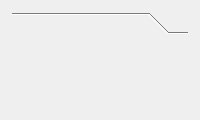
                                            <widget class="QWidget" name="dfa_tab">
                                                <attribute name="title">
                                                    <string>NFA</string>
                                                </attribute>
                                                <layout class="QGridLayout" name="gridLayout_5">
                                                    <item row="0" column="1">
                                                        <spacer name="verticalSpacer_4">
                                                            <property name="orientation">
                                                                <enum>Qt::Vertical</enum>
                                                            </property>
                                                            <property name="sizeType">
                                                                <enum>QSizePolicy::Fixed</enum>
                                                            </property>
                                                            <property name="sizeHint" stdset="0">
                                                                <size>
                                                                    <width>1</width>
                                                                    <height>1</height>
                                                                </size>
                                                            </property>
                                                        </spacer>
                                                    </item>
                                                    <item row="1" column="0">
                                                        <spacer name="horizontalSpacer_4">
                                                            <property name="orientation">
                                                                <enum>Qt::Horizontal</enum>
                                                            </property>
                                                            <property name="sizeType">
                                                                <enum>QSizePolicy::Fixed</enum>
                                                            </property>
                                                            <property name="sizeHint" stdset="0">
                                                                <size>
                                                                    <width>1</width>
                                                                    <height>1</height>
                                                                </size>
                                                            </property>
                                                        </spacer>
                                                    </item>
                                                    <item row="1" column="1" rowspan="2" colspan="2">
                                                        <layout class="QGridLayout" name="gridLayout_4">
                                                            <item row="0" column="0">
                                                                <widget class="QToolBox" name="nfa_box">
                                                                    <property name="toolTipDuration">
                                                                        <number>-2</number>
                                                                    </property>
                                                                    <property name="currentIndex">
                                                                        <number>0</number>
                                                                    </property>
                                                                    <widget class="QWidget" name="page_0">
                                                                        <property name="geometry">
                                                                            <rect>
                                                                                <x>0</x>
                                                                                <y>0</y>
                                                                                <width>300</width>
                                                                                <height>382</height>
                                                                            </rect>
                                                                        </property>
                                                                        <attribute name="label">
                                                                            <string/>
                                                                        </attribute>
                                                                        <widget class="QListWidget" name="nfa_table">
                                                                            <property name="geometry">
                                                                                <rect>
                                                                                    <x>20</x>
                                                                                    <y>110</y>
                                                                                    <width>256</width>
                                                                                    <height>192</height>
                                                                                </rect>
                                                                            </property>
                                                                        </widget>
                                                                    </widget>
                                                                </widget>
                                                            </item>
                                                        </layout>
                                                    </item>
                                                    <item row="2" column="3">
                                                        <spacer name="horizontalSpacer_5">
                                                            <property name="orientation">
                                                                <enum>Qt::Horizontal</enum>
                                                            </property>
                                                            <property name="sizeType">
                                                                <enum>QSizePolicy::Fixed</enum>
                                                            </property>
                                                            <property name="sizeHint" stdset="0">
                                                                <size>
                                                                    <width>1</width>
                                                                    <height>1</height>
                                                                </size>
                                                            </property>
                                                        </spacer>
                                                    </item>
                                                    <item row="3" column="2">
                                                        <spacer name="verticalSpacer_3">
                                                            <property name="orientation">
                                                                <enum>Qt::Vertical</enum>
                                                            </property>
                                                            <property name="sizeType">
                                                                <enum>QSizePolicy::Fixed</enum>
                                                            </property>
                                                            <property name="sizeHint" stdset="0">
                                                                <size>
                                                                    <width>1</width>
                                                                    <height>1</height>
                                                                </size>
                                                            </property>
                                                        </spacer>
                                                    </item>
                                                </layout>
                                            </widget>
